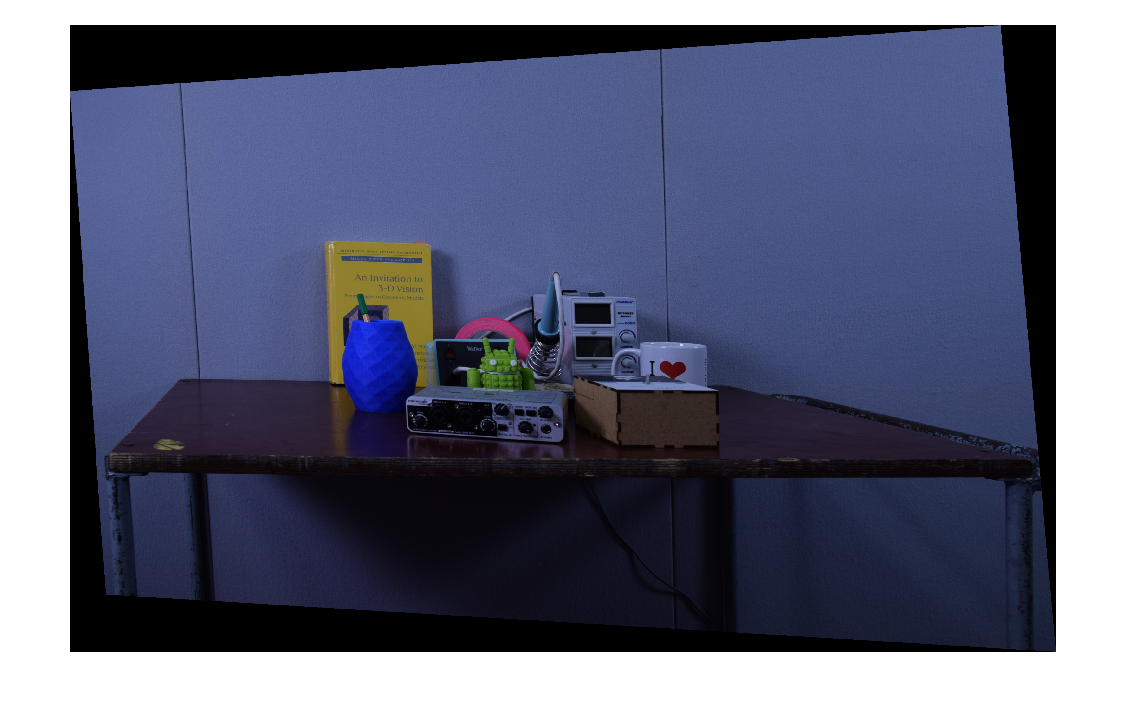
%> input picture reL1.png, 1126 x 703 px
$ octave together.m   (GNU Octave 9; MATLAB toolbox functions it lacks are replaced by stand-ins)
%> lines starting %> are read from the running program, lines starting %| are printed output that depends on the picture
### stereoDisparity_shenbei.m
% The following code was adapted from a Mathworks example available here:
% http://www.mathworks.com/help/vision/examples/stereo-vision.html
%
% This script will compute the disparity map for the image 'right.png' by
% correlating it to 'left.png' using basic block matching and sub-pixel
% estimation. This code corresponds to sections 1 - 3 of the Mathworks
% tutorial.
%
% The main differences with the original tutorial are the following:
%   - Removed dependency on the TemplateMatcher object.
%   - Syntax and variable name changes for clarity.
%   - Extensive commenting.

% $Author: ChrisMcCormick $    $Date: 20    14/01/10 22:00:00 $    $Revision: 1.0 $

% Revision notes:
%   v1.0 - 2014/01/10
%     - Initial version.

% Load the stereo images.

function [ DbasicSubpixel ] = stereoDisparity(leftI, rightI, dispR, halfBS)

%{
% ===================================
%       Display Composite Image
% ===================================
% This code will display the left image as a red image and the right image as a
% cyan image on top of one another. You can view the resulting image with red /
% blue glasses to see it in 3D.

% Create a composite image out of the two stereo images.
leftRed = left(:,:,1);

% Take the green and blue color channels from the right image.
rightGreenBlue = right(:,:,2:3);

% Combine the above channels into a single composite image using the 'cat'
% function, which concatenates the matrices along dimension '3'.
composite = cat(3, leftRed, rightGreenBlue);

% Show the composite image.
figure(1), clf;
image(composite);
axis image;
title('Composite image');
%}

% ====================================
%        Basic Block Matching
% ====================================
% Calculate the disparity using basic block matching with sub-pixel
% estimation.
% The original Mathworks example code utilized the TemplateMatcher from their
% vision toolbox; I've modified the code to work without this dependency.

fprintf('Performing basic block matching...\n');

% Start a timer.
tic();

%Preprocessing the input image
leftI = double(leftI);
rightI = double(rightI);

% DbasicSubpixel will hold the result of the block matching.
% The values will be 'single' precision (32-bit) floating point.
DbasicSubpixel = zeros(size(leftI), 'single');

% The disparity range defines how many pixels away from the block's location
% in the first image to search for a matching block in the other image.
% 50 appears to be a good value for the 450x375 images from the "Cones"
% dataset.
disparityRange = dispR;

% Define the size of the blocks for block matching.
halfBlockSize = halfBS;
blockSize = 2 * halfBlockSize + 1;

% Get the image dimensions.
[imgHeight, imgWidth] = size(leftI);

% For each row 'm' of pixels in the image...
for (m = 1 : imgHeight)

	% Set min/max row bounds for the template and blocks.
	% e.g., for the first row, minr = 1 and maxr = 4
    minr = max(1, m - halfBlockSize);
    maxr = min(imgHeight, m + halfBlockSize);

    % For each column 'n' of pixels in the image...
    for (n = 1 : imgWidth)

		% Set the min/max column bounds for the template.
		% e.g., for the first column, minc = 1 and maxc = 4
		minc = max(1, n - halfBlockSize);
        maxc = min(imgWidth, n + halfBlockSize);

		% Define the search boundaries as offsets from the template location.
		% Limit the search so that we don't go outside of the image.
		% 'mind' is the the maximum number of pixels we can search to the left.
		% 'maxd' is the maximum number of pixels we can search to the right.
		%
		% In the "Cones" dataset, we only need to search to the right, so mind
		% is 0.
		%
		% For other images which require searching in both directions, set mind
		% as follows:
        mind = max(-disparityRange, 1 - minc);
		%mind = 0;
        maxd = min(disparityRange, imgWidth - maxc);

		% Select the block from the right image to use as the template.
        template = rightI(minr:maxr, minc:maxc);

		% Get the number of blocks in this search.
		numBlocks = maxd - mind + 1;

		% Create a vector to hold the block differences.
		blockDiffs = zeros(numBlocks, 1);

		% Calculate the difference between the template and each of the blocks.
		for (i = mind : maxd)

			% Select the block from the left image at the distance 'i'.
			block = leftI(minr:maxr, (minc + i):(maxc + i));

			% Compute the 1-based index of this block into the 'blockDiffs' vector.
			blockIndex = i - mind + 1;

			% Take the sum of absolute differences (SAD) between the template
			% and the block and store the resulting value.
			blockDiffs(blockIndex, 1) = sum(sum(abs(template - block)));
		end

		% Sort the SAD values to find the closest match (smallest difference).
		% Discard the sorted vector (the "~" notation), we just want the list
		% of indices.
		[temp, sortedIndeces] = sort(blockDiffs);

		% Get the 1-based index of the closest-matching block.
		bestMatchIndex = sortedIndeces(1, 1);

		% Convert the 1-based index of this block back into an offset.
		% This is the final disparity value produced by basic block matching.
		d = bestMatchIndex + mind - 1;

		% Calculate a sub-pixel estimate of the disparity by interpolating.
		% Sub-pixel estimation requires a block to the left and right, so we
		% skip it if the best matching block is at either edge of the search
		% window.
		if ((bestMatchIndex == 1) || (bestMatchIndex == numBlocks))
			% Skip sub-pixel estimation and store the initial disparity value.
			DbasicSubpixel(m, n) = d;
		else
			% Grab the SAD values at the closest matching block (C2) and it's
			% immediate neighbors (C1 and C3).
			C1 = blockDiffs(bestMatchIndex - 1);
			C2 = blockDiffs(bestMatchIndex);
			C3 = blockDiffs(bestMatchIndex + 1);

			% Adjust the disparity by some fraction.
			% We're estimating the subpixel location of the true best match.
			DbasicSubpixel(m, n) = d - (0.5 * (C3 - C1) / (C1 - (2*C2) + C3));
		end
    end

	% Update progress every 10th row.
	if (mod(m, 10) == 0)
		fprintf('  Image row %d / %d (%.0f%%)\n', m, imgHeight, (m / imgHeight) * 100);
	end

end

% Display compute time.
elapsed = toc();
fprintf('Calculating disparity map took %.2f min.\n', elapsed / 60.0);

% =========================================
%        Visualize Disparity Map
% =========================================

fprintf('Displaying disparity map...\n');


% Switch to figure 1.
% figure(1);

% Clear the current figure window.
% clf;

% Display the disparity map.
% Passing an empty matrix as the second argument tells imshow to take the
% minimum and maximum values of the data and map the data range to the
% display colors.
% image(DbasicSubpixel, []);
%imshow(DbasicSubpixel);
figure
imshow(DbasicSubpixel,[]);
title('Disparity Map');
% colormap(gca,jet)
% colorbar

% Configure the axes to properly display an image.
% axis image;

% Use the 'jet' color map.
% You might also consider removing this line to view the disparity map in
% grayscale.
% colormap('jet');
%
% % Display the color map legend.
% colorbar;

% Specify the minimum and maximum values in the disparity map so that the
% values can be properly mapped into the full range of colors.
% If you have negative disparity values, this will clip them to 0.
%caxis([0 disparityRange]);

% Set the title to display.
title(strcat('Basic block matching, Sub-px acc., Search right, Block size = ', num2str(blockSize)));
end

### together.m
dispR = 320;
halfBS = 3;
leftI = imread('reL1.png');
%> leftI is the input picture: size 703x1126x3 uint8; mean R, G, B 94.5, 98.7, 121.4
rightI = imread('reR1.png');
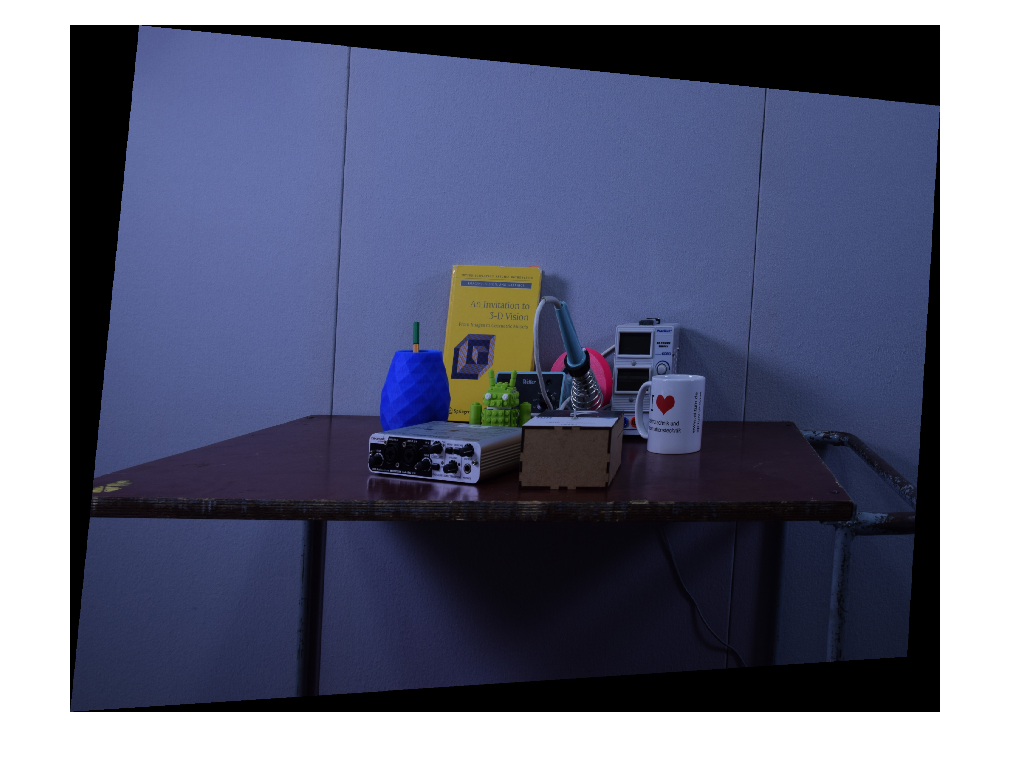
%> input picture reR1.png, 1010 x 763 px
%> rightI is the input picture: size 763x1010x3 uint8; mean R, G, B 97.4, 101.4, 124.4
leftI = imresize(leftI,[300 400]);
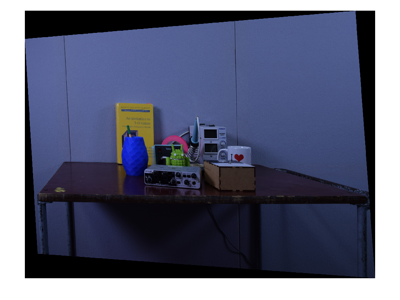
%> leftI: size 300x400x3 uint8; mean R, G, B 94.5, 98.7, 121.4
rightI = imresize(rightI,[300 400]);
%> rightI: size 300x400x3 uint8
stereoDisparity_shenbei(leftI,rightI, dispR, halfBS);
%> (the run ends here)
